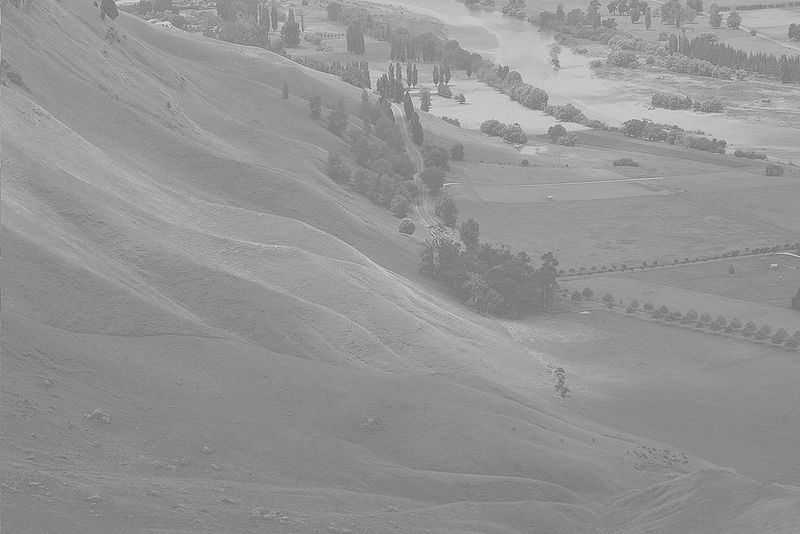
%> input picture tsv/TSV_P3_Ivan_Dominguez/P3imagenes/unequalized.jpg, 800 x 534 px
$ octave P3_ej2a.m   (GNU Octave 9; MATLAB toolbox functions it lacks are replaced by stand-ins)
%> lines starting %> are read from the running program, lines starting %| are printed output that depends on the picture
### tsv/TSV_P3_Ivan_Dominguez/stretchimage.m
function [ima_stretch,s] = stretchimage(ima,nM,nm)

% solo funciona con ima:uint8

%calculamos los límites de la imagen
r_min = double(min(ima(:)));
r_max = double(max(ima(:)));
r_entrada=0:255;
% asumimos que la imagen es uint8 y
% que tendrá una escala de 256 valores
s = (r_entrada-r_min) .* ( (nM-nm) / (r_max - r_min)) + nm;
% para que los valores no se salgan del rango:
s(s < nm) = nm;
s(s > nM) = nM;
% y visualizamos la imagen:
ima_stretch=uint8(s(double(ima)+1));

end

### tsv/TSV_P3_Ivan_Dominguez/P3_ej2a.m
% Ejercicio 2_1

clear all;
close all;
clc;

% importamos la imagen

[ima] = imread('P3imagenes/unequalized.jpg');
%> ima is the input picture: size 534x800 uint8; min 86, max 246, mean 148

figure;
subplot(2, 1, 1);
imshow(ima);
title('unequalized.jpg');
subplot(2, 1, 2);
[counts, binLocations]=imhist(ima);
%> counts = 256 values, max 15955 at index 139, min 0 at index 1, mean 1668.8; binLocations = 256 values from 0 to 255
bar(binLocations, counts);
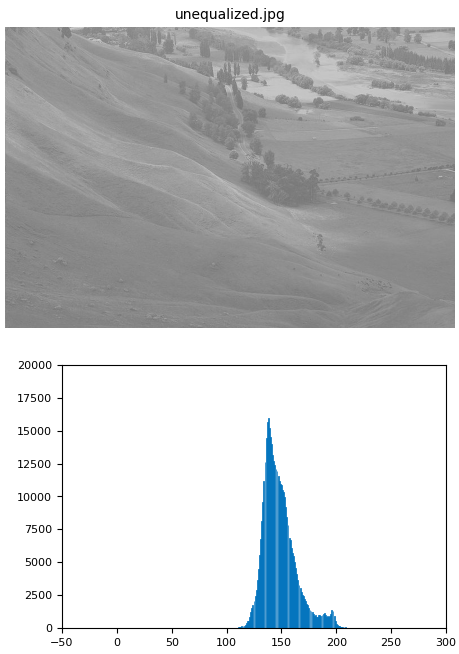
%> figure redrawn from the program's plot data, 2 panels

[ima_stretch, s] = stretchimage(ima, 255, 0);
%> in stretchimage, `r_min = double(min(ima(:)));`: r_min = 86
%> in stretchimage, `r_max = double(max(ima(:)));`: r_max = 246
%> in stretchimage, `s = (r_entrada-r_min) .* ( (nM-nm) / (r_max - r_min)) + nm;`: s = 256 values from -137.1 to 269.3
%> in stretchimage, `ima_stretch=uint8(s(double(ima)+1));`:
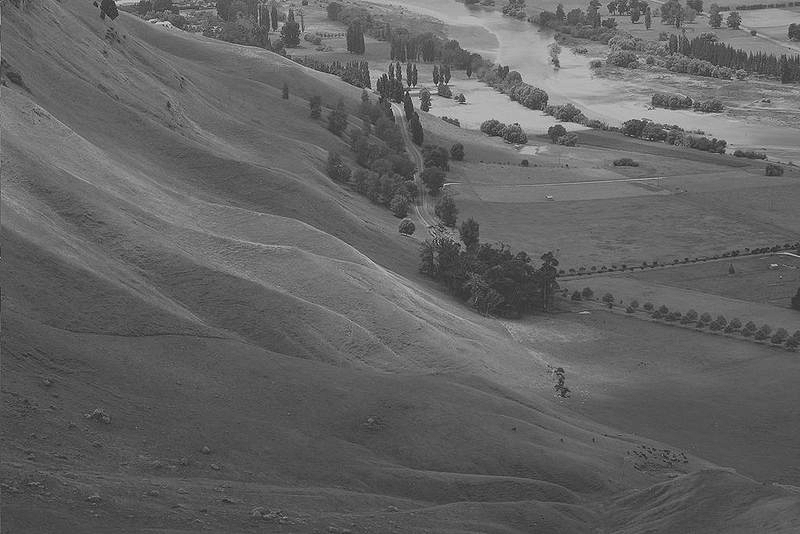
%> ima_stretch: size 534x800 uint8; min 0, max 255, mean 98.8
%> s = 256 values from 0 to 255

figure;
subplot(2, 2, 1);
imshow(ima);
title('unequalized.jpg');
subplot(2, 2, 2);
imshow(ima_stretch);
title('stretched unequalized.jpg')
subplot(2, 2, 3);
[counts, binLocations]=imhist(ima);
bar(binLocations, counts);
subplot(2, 2, 4);
[counts, binLocations]=imhist(ima_stretch);
%> counts = 256 values, max 15955 at index 84, min 0 at index 2, mean 1668.8
bar(binLocations, counts);
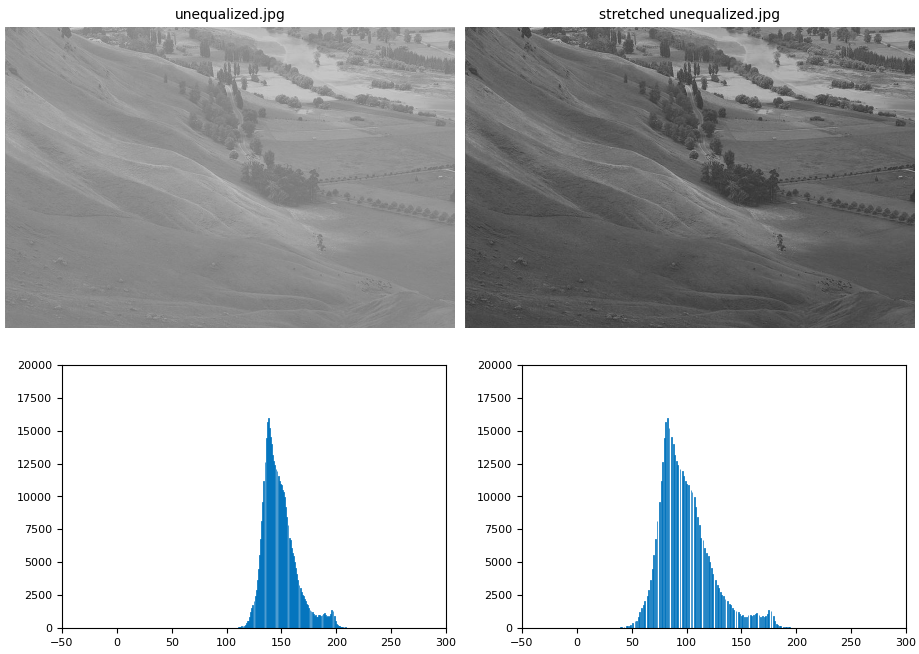
%> figure redrawn from the program's plot data, 4 panels
